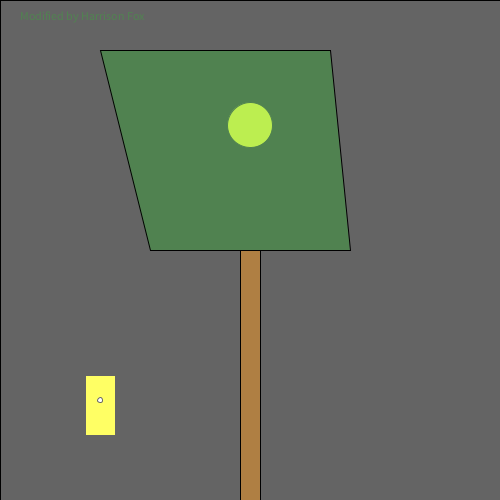
Frame 1 (no input)
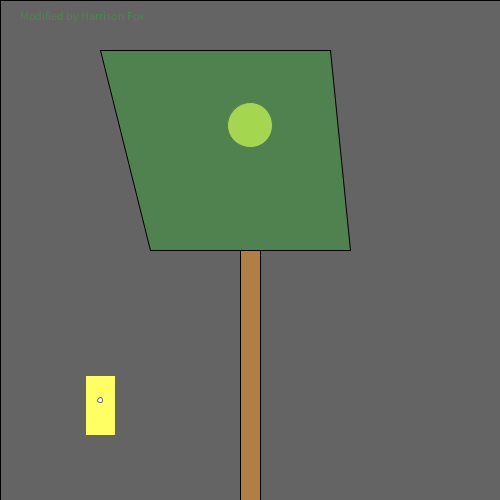
Frame 60 (the mouse pressed at the canvas centre just before this capture)
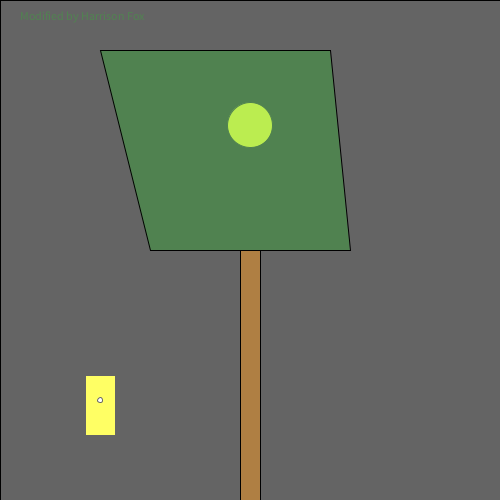
Frame 120 (the mouse held since frame 60 and released just before this capture)

The Processing sketch that drew these frames (run headless with seeded random() and noise(); from frame 60 on, the mouse is pressed at the canvas centre):

// Processing sketch: processing_109436
// ── processing_109436.pde

/*
  Norm Krumpe
  September 22, 2012
  Models a light that is triggered by motion (in this case, motion
  of the mouse).  The light also has a timer.  So, motion turns on the
  light, but a certain amount of time passing with no motion will
  cause the light to turn off again.
*/

// How close you need to get to the
// light sensor in order to turn on
// the light.  Higher values make it
// easier to trigger the light.  Distance
// is measured in pixels.
final int TRIGGER_DISTANCE = 50;

// The location of the sensor:
final int SWITCH_CENTER_X = 100;
final int SWITCH_CENTER_Y = 400;

// seconds until light shuts off automatically when there is no motion
final float SECONDS_UNTIL_AUTO_SHUTOFF = 4; 

// Light will initially be on because of this next value.
// Want the light off initially?  
// Set this to something less than SECONDS_UNTIL_AUTO_SHUTOFF
float timeOfLastTrigger = 0; 
boolean revealTriggerRegion = false;

// Just choose a window size
void setup() {
  size(500, 500);
}

// Each time the mouse moves, check to see
// if it triggered the motion sensor
void mouseMoved() {
  if (motionSensorWasTriggered()) {
    timeOfLastTrigger = millis()/1000.0;
  }
}

// When a key is pressed, toggle the "cheat" that
// reveals the motion sensor's trigger region.
void keyPressed() {
  revealTriggerRegion = !revealTriggerRegion;
}

// Draw the various parts of the scene
void draw() {
  background(0);

  drawLightSwitch();
  drawLamp();  
  drawTriggerRegion();
}

// Draws all components of the lamp
void drawLamp() {
  drawLight();
  fill(0, 255, 0, 50);
  quad(100, 50, 330, 50, 350, 250, 150, 250);
  text("Modified by Harrison Fox", 20, 20);


  fill(175, 127, 67);
  rect(240, 250, 20, 250);
}

// How the light gets drawn depends on whether
// the lightbulb is lit.
void drawLight() {

  if (secondsSinceLastTrigger() < SECONDS_UNTIL_AUTO_SHUTOFF) {
    // If the light is on:
    int strength = (int)random(156, 256);
    fill(strength, strength, 0);
    ellipse(250, 125, 45, 45);
    fill(255, 100);
    rect(0, 0, width, height);
  }

  else {
    // Light is off:
    fill(10, 10, 0);
    ellipse(250, 125, 45, 45);
  }
}

// Draw the light switch/sensor
void drawLightSwitch() {
  fill(255, 255, 0);
  rect(SWITCH_CENTER_X - 15, SWITCH_CENTER_Y - 25, 30, 60);
  fill(255);
  ellipse(SWITCH_CENTER_X, SWITCH_CENTER_Y, 5, 5);
}

// Return true if the mouse triggered the sensor
boolean motionSensorWasTriggered() {
  return distanceFromLightSwitch() < TRIGGER_DISTANCE;
}

// Compute the distance between the mouse and the sensor
float distanceFromLightSwitch() {  
  return dist(mouseX, mouseY, SWITCH_CENTER_X, SWITCH_CENTER_Y);
}

// Determine how long it has been since the motion sensor
// was last turned on.
float secondsSinceLastTrigger() {
  return millis()/1000.0 - timeOfLastTrigger;
}

// Show a "cheat" region so that you know where the mouse
// needs to go in order to trigger the light sensor
void drawTriggerRegion() {
  if (revealTriggerRegion) {
    fill(255, 25);
    ellipse(SWITCH_CENTER_X, SWITCH_CENTER_Y, 
    TRIGGER_DISTANCE * 2, TRIGGER_DISTANCE * 2);
  }
}
